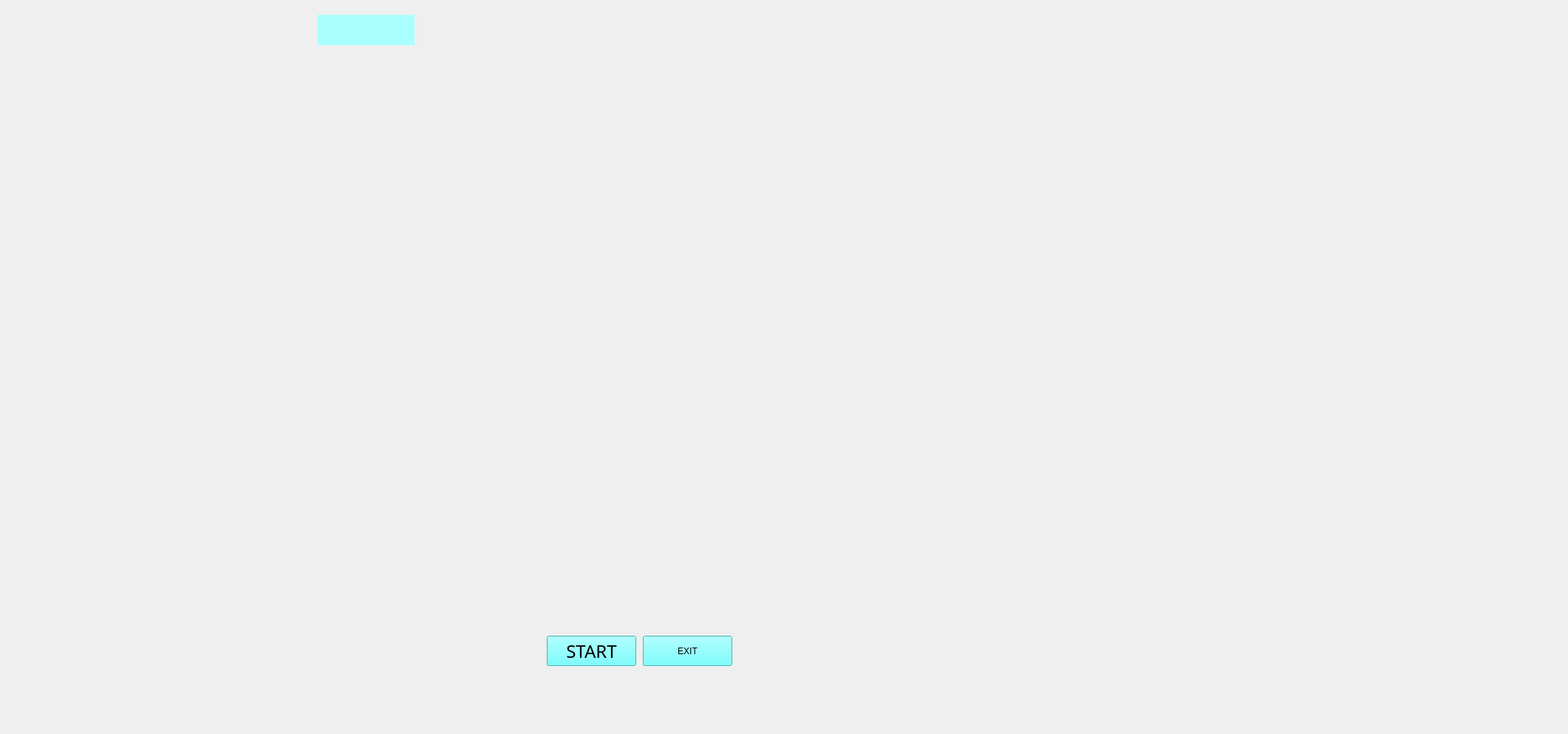
<?xml version="1.0" encoding="UTF-8"?>
<ui version="4.0">
 <class>JarvisUI</class>
 <widget class="QMainWindow" name="JarvisUI">
  <property name="geometry">
   <rect>
    <x>0</x>
    <y>0</y>
    <width>2122</width>
    <height>993</height>
   </rect>
  </property>
  <property name="windowTitle">
   <string>MainWindow</string>
  </property>
  <widget class="QWidget" name="centralwidget">
   <widget class="QLabel" name="label">
    <property name="geometry">
     <rect>
      <x>-170</x>
      <y>-90</y>
      <width>2301</width>
      <height>1091</height>
     </rect>
    </property>
    <property name="text">
     <string/>
    </property>
    <property name="pixmap">
     <pixmap>G.U.I Material/B.G/Black_Template.jpg</pixmap>
    </property>
    <property name="scaledContents">
     <bool>true</bool>
    </property>
   </widget>
   <widget class="QLabel" name="label_2">
    <property name="geometry">
     <rect>
      <x>10</x>
      <y>-50</y>
      <width>491</width>
      <height>281</height>
     </rect>
    </property>
    <property name="text">
     <string/>
    </property>
    <property name="pixmap">
     <pixmap>G.U.I Material/ExtraGui/initial.gif</pixmap>
    </property>
    <property name="scaledContents">
     <bool>true</bool>
    </property>
   </widget>
   <widget class="QLabel" name="label_3">
    <property name="geometry">
     <rect>
      <x>50</x>
      <y>150</y>
      <width>761</width>
      <height>531</height>
     </rect>
    </property>
    <property name="text">
     <string/>
    </property>
    <property name="pixmap">
     <pixmap>G.U.I Material/VoiceReg/__1.gif</pixmap>
    </property>
    <property name="scaledContents">
     <bool>true</bool>
    </property>
   </widget>
   <widget class="QLabel" name="label_4">
    <property name="geometry">
     <rect>
      <x>1090</x>
      <y>20</y>
      <width>901</width>
      <height>541</height>
     </rect>
    </property>
    <property name="text">
     <string/>
    </property>
    <property name="pixmap">
     <pixmap>G.U.I Material/B.G/Iron_Template_1.gif</pixmap>
    </property>
    <property name="scaledContents">
     <bool>true</bool>
    </property>
   </widget>
   <widget class="QLabel" name="label_5">
    <property name="geometry">
     <rect>
      <x>20</x>
      <y>690</y>
      <width>411</width>
      <height>261</height>
     </rect>
    </property>
    <property name="text">
     <string/>
    </property>
    <property name="pixmap">
     <pixmap>G.U.I Material/ExtraGui/Health_Template.gif</pixmap>
    </property>
    <property name="scaledContents">
     <bool>true</bool>
    </property>
   </widget>
   <widget class="QLabel" name="label_6">
    <property name="geometry">
     <rect>
      <x>1280</x>
      <y>580</y>
      <width>591</width>
      <height>361</height>
     </rect>
    </property>
    <property name="text">
     <string/>
    </property>
    <property name="pixmap">
     <pixmap>G.U.I Material/ExtraGui/B.G_Template_1.gif</pixmap>
    </property>
    <property name="scaledContents">
     <bool>true</bool>
    </property>
   </widget>
   <widget class="QTextBrowser" name="textBrowser">
    <property name="geometry">
     <rect>
      <x>430</x>
      <y>20</y>
      <width>131</width>
      <height>41</height>
     </rect>
    </property>
    <property name="font">
     <font>
      <family>Bahnschrift</family>
      <pointsize>14</pointsize>
      <weight>75</weight>
      <bold>true</bold>
     </font>
    </property>
    <property name="styleSheet">
     <string notr="true">background-color: rgb(170, 255, 255);
border-radius:none
</string>
    </property>
    <property name="html">
     <string>&lt;!DOCTYPE HTML PUBLIC &quot;-//W3C//DTD HTML 4.0//EN&quot; &quot;http://www.w3.org/TR/REC-html40/strict.dtd&quot;&gt;
&lt;html&gt;&lt;head&gt;&lt;meta name=&quot;qrichtext&quot; content=&quot;1&quot; /&gt;&lt;style type=&quot;text/css&quot;&gt;
p, li { white-space: pre-wrap; }
&lt;/style&gt;&lt;/head&gt;&lt;body style=&quot; font-family:'Bahnschrift'; font-size:14pt; font-weight:600; font-style:normal;&quot;&gt;
&lt;p style=&quot;-qt-paragraph-type:empty; margin-top:0px; margin-bottom:0px; margin-left:0px; margin-right:0px; -qt-block-indent:0; text-indent:0px; font-family:'MS Shell Dlg 2'; font-size:8.25pt; font-weight:400;&quot;&gt;&lt;br /&gt;&lt;/p&gt;&lt;/body&gt;&lt;/html&gt;</string>
    </property>
   </widget>
   <widget class="QTextBrowser" name="textBrowser_2">
    <property name="geometry">
     <rect>
      <x>570</x>
      <y>20</y>
      <width>131</width>
      <height>41</height>
     </rect>
    </property>
    <property name="font">
     <font>
      <family>Bahnschrift</family>
      <pointsize>14</pointsize>
      <weight>75</weight>
      <bold>true</bold>
     </font>
    </property>
    <property name="styleSheet">
     <string notr="true">background-color : Transparent;
border-radius:none
</string>
    </property>
    <property name="html">
     <string>&lt;!DOCTYPE HTML PUBLIC &quot;-//W3C//DTD HTML 4.0//EN&quot; &quot;http://www.w3.org/TR/REC-html40/strict.dtd&quot;&gt;
&lt;html&gt;&lt;head&gt;&lt;meta name=&quot;qrichtext&quot; content=&quot;1&quot; /&gt;&lt;style type=&quot;text/css&quot;&gt;
p, li { white-space: pre-wrap; }
&lt;/style&gt;&lt;/head&gt;&lt;body style=&quot; font-family:'Bahnschrift'; font-size:14pt; font-weight:600; font-style:normal;&quot;&gt;
&lt;p style=&quot;-qt-paragraph-type:empty; margin-top:0px; margin-bottom:0px; margin-left:0px; margin-right:0px; -qt-block-indent:0; text-indent:0px; font-family:'MS Shell Dlg 2'; font-size:8.25pt; font-weight:400;&quot;&gt;&lt;br /&gt;&lt;/p&gt;&lt;/body&gt;&lt;/html&gt;</string>
    </property>
   </widget>
   <widget class="QPushButton" name="pushButton">
    <property name="geometry">
     <rect>
      <x>740</x>
      <y>860</y>
      <width>121</width>
      <height>41</height>
     </rect>
    </property>
    <property name="font">
     <font>
      <family>Bahnschrift</family>
      <pointsize>18</pointsize>
      <weight>50</weight>
      <italic>false</italic>
      <bold>false</bold>
     </font>
    </property>
    <property name="styleSheet">
     <string notr="true">font: 18pt &quot;Bahnschrift&quot;;
background-color: rgb(85, 255, 255);</string>
    </property>
    <property name="text">
     <string>START</string>
    </property>
   </widget>
   <widget class="QPushButton" name="pushButton_2">
    <property name="geometry">
     <rect>
      <x>870</x>
      <y>860</y>
      <width>121</width>
      <height>41</height>
     </rect>
    </property>
    <property name="styleSheet">
     <string notr="true">font: 18pt &quot;Bahnschrift&quot;;
background-color: rgb(85, 255, 255);</string>
    </property>
    <property name="text">
     <string>EXIT</string>
    </property>
   </widget>
  </widget>
 </widget>
 <resources>
  <include location="G.U.I Material/Buttons/Start.png"/>
 </resources>
 <connections/>
</ui>
